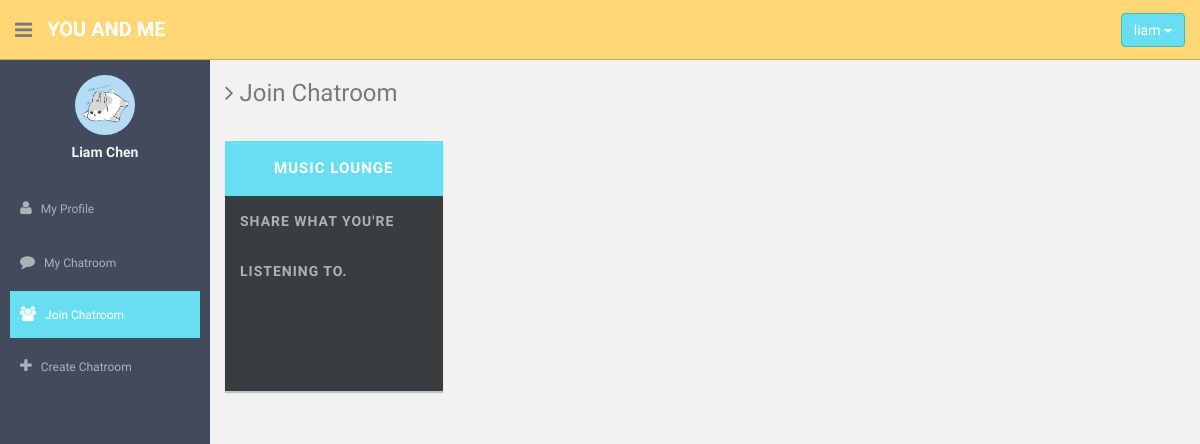
Page /chatroomlist.php (signed in) on the committed database.
### tables this page shows
CREATE TABLE IF NOT EXISTS `user` (
    `id` int(8) unsigned NOT NULL AUTO_INCREMENT,
    `username` varchar(255) NOT NULL DEFAULT '0',
    `password` varchar(255) NOT NULL DEFAULT '0',
    `mail` varchar(255) NOT NULL DEFAULT '0',
    `name` varchar(255) NOT NULL DEFAULT '0',
    `pic` int(8) DEFAULT '0',
    PRIMARY KEY (`id`),
    UNIQUE KEY `username` (`username`)
);

CREATE TABLE IF NOT EXISTS `chatroom` (
    `chatid` int(8) unsigned NOT NULL AUTO_INCREMENT,
    `managerid` int(8) unsigned NOT NULL,
    `chatname` varchar(255) NOT NULL,
    `intro` varchar(255) NOT NULL,
    PRIMARY KEY (`chatid`)
);

### includes/config.php (called while the page is built, shortened)
<?php
function avatar_src($pic): string {
    $n = (int) $pic;
    return 'assets/img/friends/fr-0' . ($n >= 1 && $n <= 7 ? $n : 8) . '.jpg';
}

### public/chatroomlist.php (the view, shortened to what this page needs)
<?php
require_once dirname(__DIR__) . '/includes/config.php';
?>
<!DOCTYPE html>
<html lang="en">
<head>
<link rel="stylesheet" href="assets/css/bootstrap.css">
<link rel="stylesheet" href="assets/font-awesome/css/font-awesome.css">
<link rel="stylesheet" href="assets/css/style.css">
<link rel="stylesheet" href="assets/css/style-responsive.css">
</head>
<body>
<section id="container">
    <header class="header black-bg">
        <div class="sidebar-toggle-box">
            <div class="fa fa-bars tooltips" data-placement="right" data-original-title="Toggle Navigation"></div>
        </div>
        <a href="member.php" class="logo"><b>YOU AND ME</b></a>
        <div class="btn-group pull-right" style="margin-top:13px">
            <form action="logout.function.php" method="post">
                <button type="button" class="btn btn-theme dropdown-toggle" data-toggle="dropdown">
                    <?php echo htmlspecialchars($_SESSION['username'], ENT_QUOTES, 'UTF-8'); ?> <span class="caret"></span>
                </button>
            </form>
        </div>
    </header>
    <aside>
        <div id="sidebar" class="nav-collapse">
            <ul class="sidebar-menu" id="nav-accordion">
                <p class="centered"><a href="profile.php"><img src="<?php echo avatar_src($_SESSION['pic']); ?>" class="img-circle" width="60"></a></p>
                <h5 class="centered"><?php echo htmlspecialchars($_SESSION['name'], ENT_QUOTES, 'UTF-8'); ?></h5>
                <li class="mt">
                    <a href="profile.php">
                        <i class="fa fa-user"></i>
                        <span>My Profile</span>
                    </a>
                </li>
                <li class="sub-menu">
                    <a href="mychatroom.php">
                        <i class="fa fa-comment"></i>
                        <span>My Chatroom</span>
                    </a>
                </li>
                <li class="sub-menu">
                    <a class="active" href="chatroomlist.php">
                        <i class="fa fa-users"></i>
                        <span>Join Chatroom</span>
                    </a>
                </li>
                <li class="sub-menu">
                    <a href="createchatroom.php">
                        <i class="fa fa-plus"></i>
                        <span>Create Chatroom</span>
                    </a>
                </li>
            </ul>
        </div>
    </aside>
    <section id="main-content">
        <section class="wrapper">
            <h3><i class="fa fa-angle-right"></i> Join Chatroom</h3>
            <div class="row">
                <div class="col-lg-12">
                    <div class="row mt">
                        <?php
                        try {
                            $q = $conn->prepare("SELECT chatroom.chatname, user.username, chatroom.intro, chatroom.chatid
                                FROM user JOIN chatroom ON chatroom.managerid = user.id
                                WHERE NOT EXISTS (
                                    SELECT 1
                                        FROM list
                                        WHERE list.chatroomID = chatroom.chatid AND list.userID = :userID
                                )");
                            $q->execute(['userID' => $_SESSION['userID']]);
                            $q->setFetchMode(PDO::FETCH_ASSOC);
                        } catch (PDOException $e) {
                            handle_db_error('list available chatrooms', $e);
                        }
                        ?>
                        <?php
                        while ($r = $q->fetch()) {
                        ?>
                            <div class="col-lg-3 col-md-3 col-sm-3 mb">
                                <div class="steps pn">
                                    <form action="join.function.php" method="post">
                                        <button type="submit" name="button" value="<?php echo (int) $r['chatid']; ?>"><?php echo htmlspecialchars($r['chatname'], ENT_QUOTES, 'UTF-8'); ?></button>
                                    </form>
                                    <label><?php echo htmlspecialchars($r['intro'], ENT_QUOTES, 'UTF-8'); ?></label>
                                </div>
                            </div>
                        <?php
                        }
                        ?>
                    </div>
                </div>
            </div>
        </section>
    </section>
</section>
</body>
</html>

### public/assets/css/style.css (style rules this page uses)
body { color: #797979; background: #f2f2f2; font-family: 'Ruda', sans-serif; padding: 0 !important; margin: 0 !important; font-size: 13px; }
ul li { list-style: none; }
a, a:hover, a:focus { text-decoration: none; outline: none; }
#container { width: 100%; height: 100%; }
.btn-theme { color: #fff; background-color: #68dff0; border-color: #48bcb4; }
.centered { text-align: center; }
.mt { margin-top: 25px; }
.mb { margin-bottom: 25px; }
#sidebar { width: 210px; height: 100%; position: fixed; background: #424a5d; }
#sidebar h5 { color: #f2f2f2; font-weight: 700; }
#sidebar ul li { position: relative; }
ul.sidebar-menu { margin: -2px 0 0; padding: 0; }
ul.sidebar-menu { margin-top: 75px; }
ul.sidebar-menu li { margin-bottom: 5px; margin-left: 10px; margin-right: 10px; }
ul.sidebar-menu li.sub-menu { line-height: 15px; }
ul.sidebar-menu li a span { display: inline-block; }
ul.sidebar-menu li a { color: #aeb2b7; text-decoration: none; display: block; padding: 15px 0 15px 10px; font-size: 12px; outline: none; -webkit-transition: all 0.3s ease; -moz-transition: all 0.3s ease; -o-transition: all 0.3s ease; -ms-transition: all 0.3s ease; transition: all 0.3s ease; }
ul.sidebar-menu li a.active, ul.sidebar-menu li a:hover, ul.sidebar-menu li a:focus { background: #68dff0; color: #fff; display: block; -webkit-transition: all 0.3s ease; -moz-transition: all 0.3s ease; -o-transition: all 0.3s ease; -ms-transition: all 0.3s ease; transition: all 0.3s ease; }
ul.sidebar-menu li a i { font-size: 15px; padding-right: 6px; }
ul.sidebar-menu li a.active i { color: #fff; }
#main-content { margin-left: 210px; }
.header { min-height: 60px; padding: 0 15px; }
.header { position: fixed; left: 0; right: 0; z-index: 1002; }
.black-bg { background: #ffd777; border-bottom: 1px solid #c9aa5f; }
.wrapper { display: inline-block; margin-top: 60px; padding-left: 15px; padding-right: 15px; padding-bottom: 15px; padding-top: 0; width: 100%; }
a.logo { font-size: 20px; color: #fff; float: left; margin-top: 15px; text-transform: uppercase; }
a.logo b { font-weight: 900; }
.sidebar-toggle-box { float: left; padding-right: 15px; margin-top: 20px; }
.sidebar-toggle-box .fa-bars { cursor: pointer; display: inline-block; font-size: 20px; }
.pn { height: 250px; box-shadow: 0 2px 1px rgba(0, 0, 0, 0.2); background-color: #393d40; }
.steps { display: block; }
.steps input[type=submit], .steps button[type=submit] { background: #68dff0; border: none; padding: 0; margin: 0 auto; width: 100%; height: 55px; color: white; text-transform: uppercase; font-weight: 900; font-size: 15px; letter-spacing: 1px; cursor: pointer; transition: background 0.5s ease; }
.steps label { height: 195px; line-height: 50px; width: 92%; display: block; color: #afb1b2; text-transform: uppercase; font-weight: 900; font-size: 14px; letter-spacing: 1px; text-indent: 0; cursor: pointer; transition: all 0.7s ease; margin-left: 15px; }
label { font-weight: 400; }

### rows in the picture
user: chatroom.chatname "MUSIC LOUNGE", chatroom.intro "SHARE WHAT YOU'RE LISTENING TO."

### other values in the picture
$_SESSION['username'] "liam"
$_SESSION['name'] "Liam Chen"
